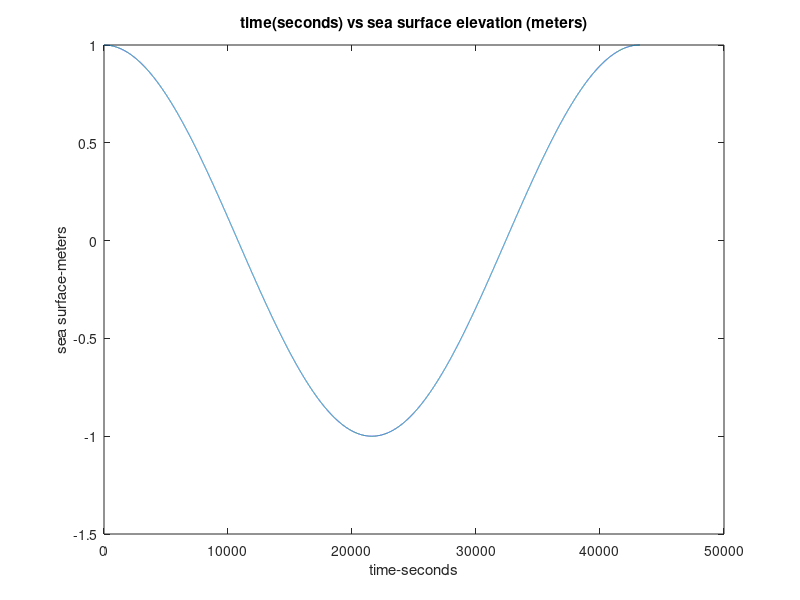
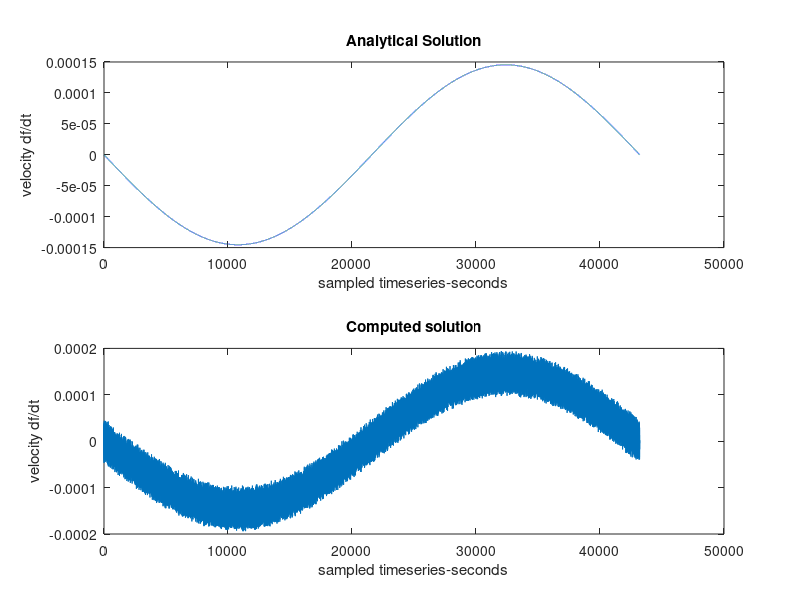
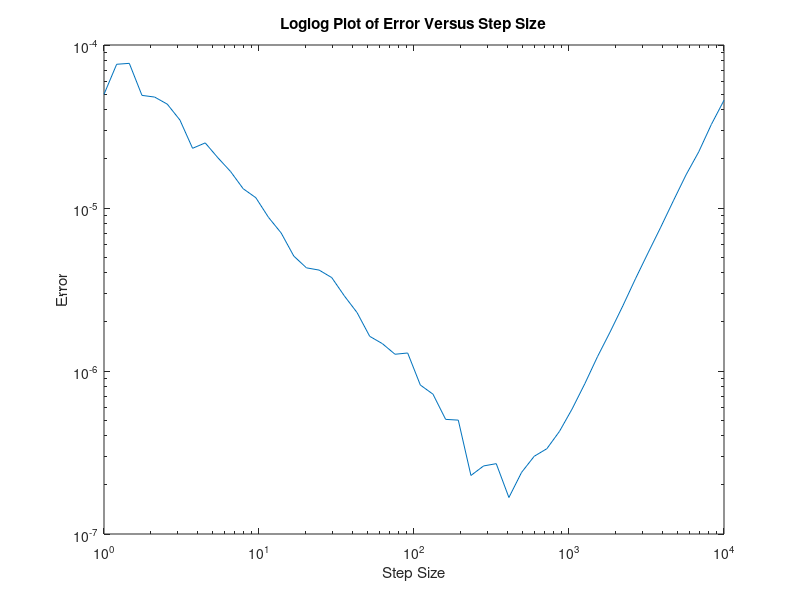
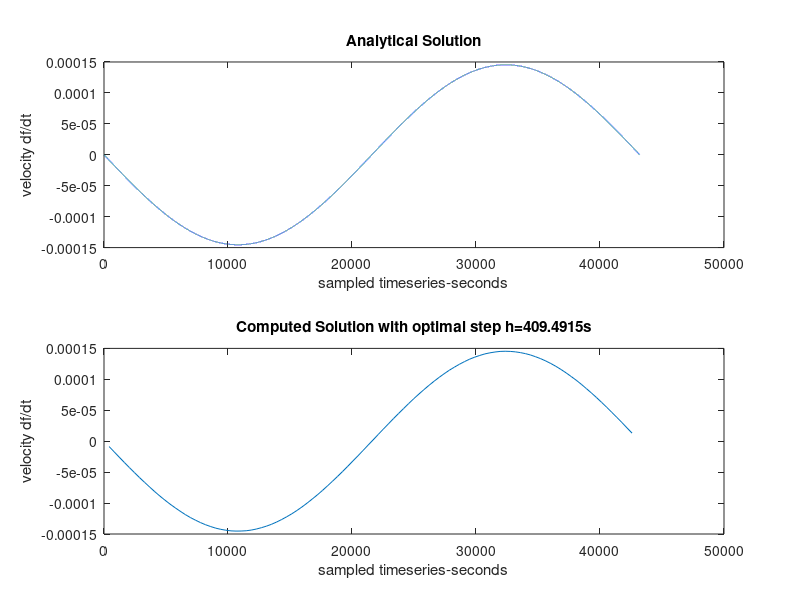

Write the MATLAB code that produced these figures, in order.
% Part (a) of question 2
load noisy_tide
plot(t,f);            % Plot the 12-hr experimental data timeseries
xlabel('time-seconds')
ylabel('sea surface-meters')
title('time(seconds) vs sea surface elevation (meters)')

% Part (b) of question 2
% Use the centered finite difference approximation to compute the velocity
% at every point in sampled timeseries
df = zeros (1,43199);
h=1;
for i = 1+h:h:length(t)-h
    df(i-1) = (f(i+h)-f(i-h))/2*h;
end
figure(2)
hold on
%Find the analytical solution of velocity
analytical = -2*pi*sin(2*pi.*t/43201)/43201;
%Calculate the error for every time step
error = abs (analytical(2:length(analytical)-1)-df);
[maxerror,ind] = max(error);     %Find the maximum absolute error
subplot(2,1,1);
plot(t,analytical);
xlabel('sampled timeseries-seconds')
ylabel('velocity df/dt')
title('Analytical Solution')
subplot(2,1,2);
plot(t(2:length(t)-1),df);
xlabel('sampled timeseries-seconds')
ylabel('velocity df/dt')
title ('Computed solution')
fprintf('The maximum error with h=1 second is %d \n',maxerror);

% Part (d) of question 2
% Sample 50 equally spaced h values on logscale
% Find the optimal h value that minimizes the total error
hArray = [];
maxErrArray = [];
for h = logspace(0,4,50)
    k = 1;
    df = [];
    analytical = [];
    for i = (1+h):h:length(t)-h
        iplush = round(i+h);
        iminush = round (i-h);
        df(k) = (f(iplush)-f(iminush))/(2*h);
        analytical(k) = -2*pi*sin(2*pi*i/43201)/43201;
        k = k+1;
    end
    error = abs(df-analytical);
    maxerror = max(error);
    hArray = [hArray h];
    maxErrArray = [maxErrArray maxerror];
end
[B,I] = sort(maxErrArray);
optimalh = hArray(I(1));
fprintf('The optimal h value that minimizes the total error is %f seconds',optimalh);

% Generate the same plot as in part (b) but use the optimal h
h = optimalh;
NewT = [];
k = 1;
for i = 1+h:h:length(t)-h
    iplush = round (i+h);
    iminush = round (i-h);
    df(k) = (f(iplush)-f(iminush))/(2*h);
    NewT = [NewT i];
    k = k+1;
end
figure(2)
hold on
analytical = -2*pi*sin(2*pi.*t/43201)/43201;
figure(4)
subplot(2,1,1);
plot(t,analytical);
xlabel('sampled timeseries-seconds')
ylabel('velocity df/dt')
title('Analytical Solution')
subplot(2,1,2);
plot(NewT,df);
xlabel('sampled timeseries-seconds')
ylabel('velocity df/dt')
title('Computed Solution with optimal step h=409.4915s')

% Create the loglog plot of error as a function of h
figure (3)
loglog(hArray, maxErrArray)   
xlabel('Step Size')
ylabel('Error')
title ('Loglog Plot of Error Versus Step Size')

